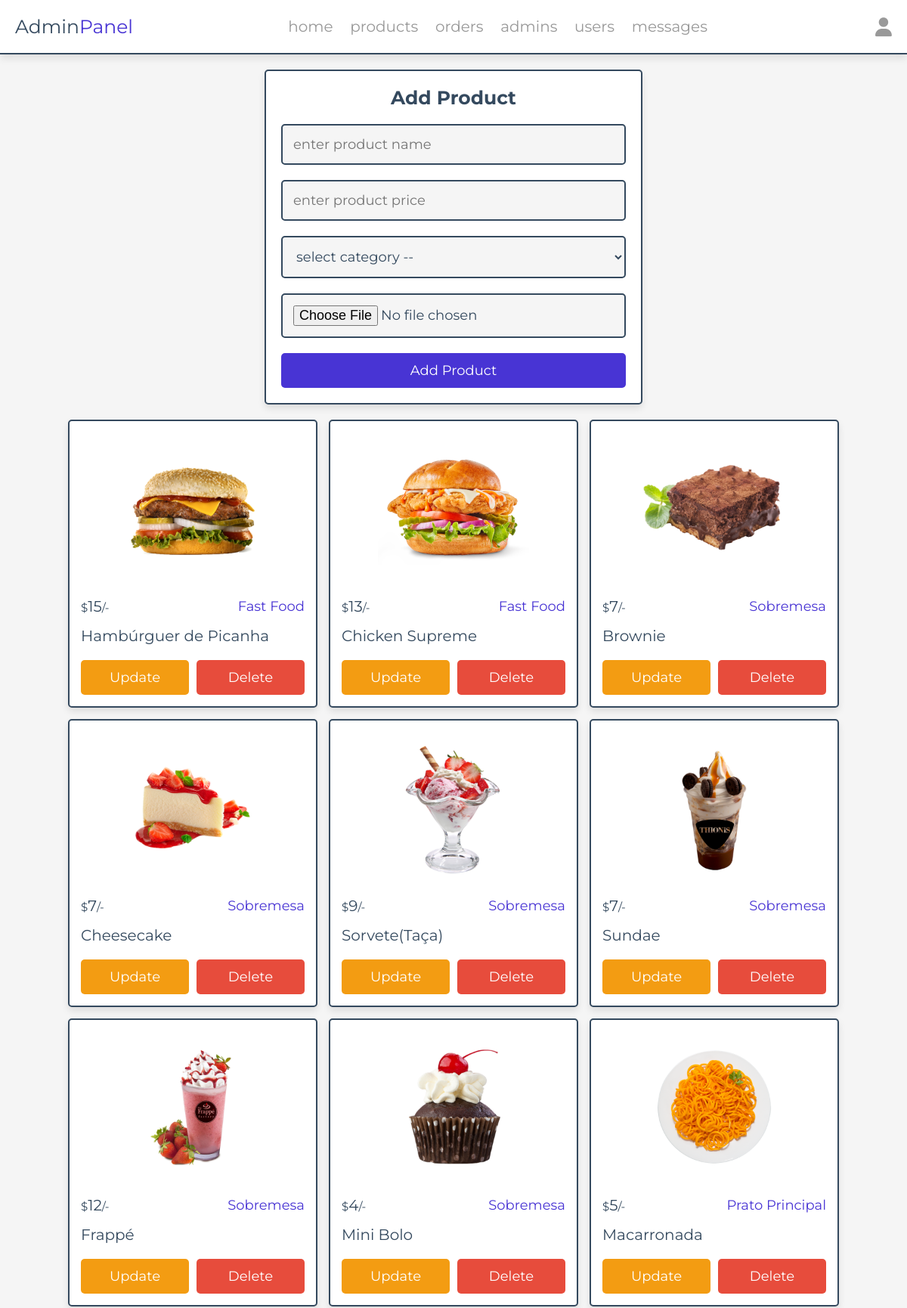
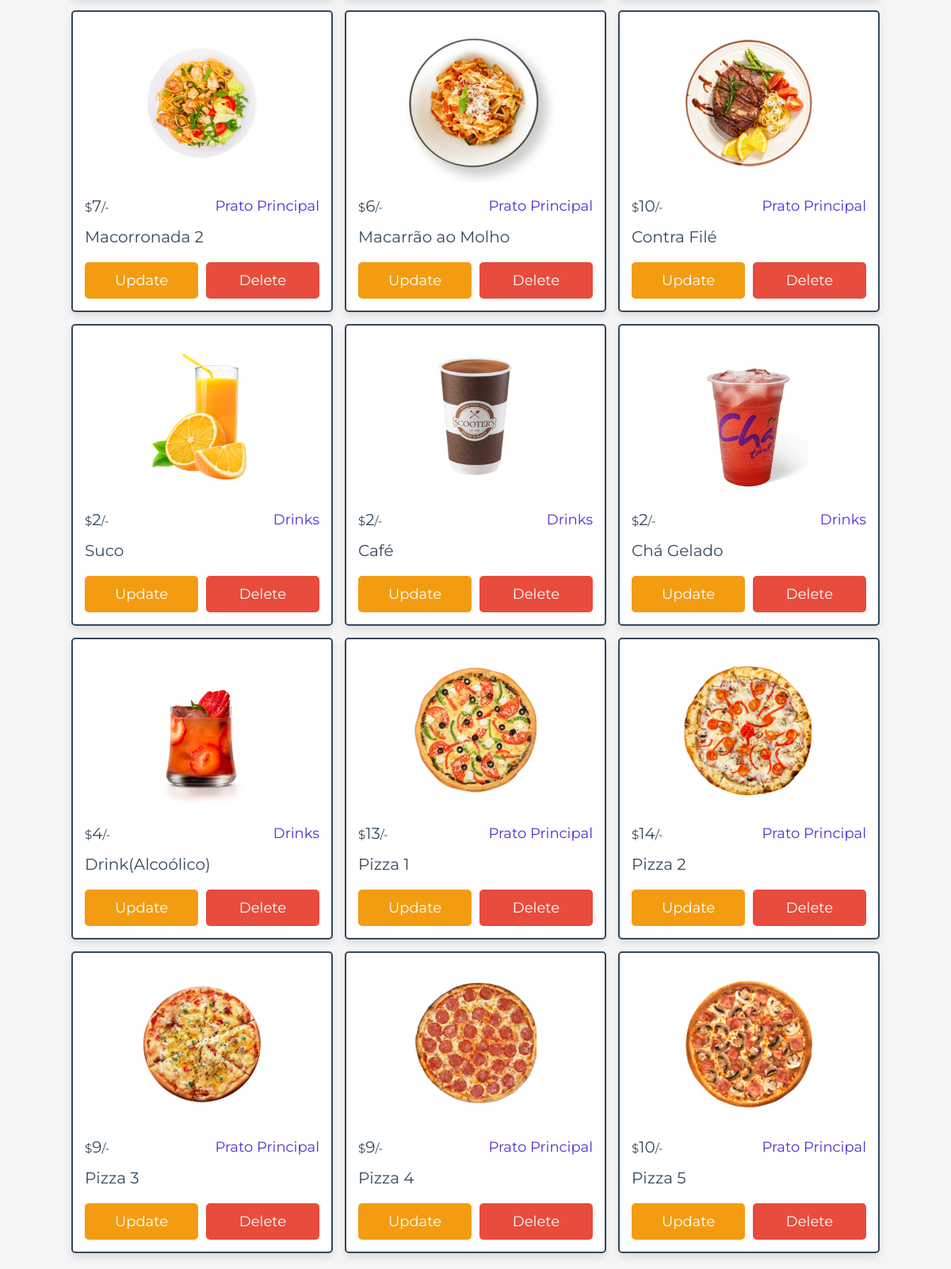
The app's page /admin/products.php (signed in) with its own data (2 pictures, top to bottom).
### tables this page shows
CREATE TABLE `products` (
  `id` int(100) NOT NULL,
  `name` varchar(100) NOT NULL,
  `category` varchar(100) NOT NULL,
  `price` int(10) NOT NULL,
  `image` varchar(100) NOT NULL
);

### admin/products.php (the view, shortened to what this page needs)
<?php
include '../components/connect.php';
?>
<!DOCTYPE html>
<html lang="en">
<head>
   <link rel="stylesheet" href="https://cdnjs.cloudflare.com/ajax/libs/font-awesome/6.1.1/css/all.min.css">
   <link rel="stylesheet" href="../css/admin_style.css">
</head>
<body>
<?php include '../components/admin_header.php' ?>
<section class="add-products">
   <form action="" method="POST" enctype="multipart/form-data">
      <h3>add product</h3>
      <input type="text" required placeholder="enter product name" name="name" maxlength="100" class="box">
      <input type="number" min="0" max="9999999999" required placeholder="enter product price" name="price" onkeypress="if(this.value.length == 10) return false;" class="box">
      <select name="category" class="box" required>
         <option value="" disabled selected>select category --</option>
      </select>
      <input type="file" name="image" class="box" accept="image/jpg, image/jpeg, image/png, image/webp" required>
      <input type="submit" value="add product" name="add_product" class="btn">
   </form>
</section>
<section class="show-products" style="padding-top: 0;">
   <div class="box-container">
   <?php
      $show_products = $conn->prepare("SELECT * FROM `products`");
      $show_products->execute();
      if($show_products->rowCount() > 0){
         while($fetch_products = $show_products->fetch(PDO::FETCH_ASSOC)){
   ?>
   <div class="box">
      <img src="../uploaded_img/<?= $fetch_products['image']; ?>" alt="">
      <div class="flex">
         <div class="price"><span>$</span><?= $fetch_products['price']; ?><span>/-</span></div>
         <div class="category"><?= $fetch_products['category']; ?></div>
      </div>
      <div class="name"><?= $fetch_products['name']; ?></div>
      <div class="flex-btn">
         <a href="update_product.php?update=<?= $fetch_products['id']; ?>" class="option-btn">update</a>
         <a href="products.php?delete=<?= $fetch_products['id']; ?>" class="delete-btn" onclick="return confirm('delete this product?');">delete</a>
      </div>
   </div>
   <?php
         }
      }else{
         echo '<p class="empty">no products added yet!</p>';
      }
   ?>
   </div>
</section>
</body>
</html>

### css/admin_style.css (style rules this page uses)
:root { --main-color:#4834d4; --red:#e74c3c; --orange:#f39c12; --black:#34495e; --white:#fff; --light-bg:#f5f5f5; --light-color:#999; --border:.2rem solid var(--black); --box-shadow:0 .5rem 1rem rgba(0,0,0,.1); }
* { font-family: 'Montserrat', sans-serif; margin:0; padding:0; box-sizing: border-box; text-decoration: none; outline: none; border:none; }
html { font-size: 62.5%; overflow-x: hidden; }
body { background-color: var(--light-bg); }
section { max-width: 1200px; margin:0 auto; padding:2rem; }
.btn, .delete-btn, .option-btn { display: block; margin-top: 1rem; border-radius: .5rem; cursor: pointer; width: 100%; font-size: 1.8rem; color:var(--white); padding:1.2rem 3rem; text-transform: capitalize; text-align: center; }
.btn { background-color: var(--main-color); }
.delete-btn { background-color: var(--red); }
.option-btn { background-color: var(--orange); }
.flex-btn { display: flex; gap:1rem; }
.add-products form { margin:0 auto; max-width: 50rem; background-color: var(--white); border-radius: .5rem; box-shadow: var(--box-shadow); border:var(--border); padding:2rem; text-align: center; }
.add-products form h3 { margin-bottom: 1rem; font-size: 2.5rem; color:var(--black); text-transform: capitalize; }
.add-products form .box { background-color: var(--light-bg); border:var(--border); width: 100%; padding:1.4rem; font-size: 1.8rem; color:var(--black); border-radius: .5rem; margin: 1rem 0; }
.show-products .box-container { display: grid; grid-template-columns: repeat(auto-fit, 33rem); gap:1.5rem; justify-content: center; align-items: flex-start; }
.show-products .box-container .box { background-color: var(--white); border-radius: .5rem; box-shadow: var(--box-shadow); border:var(--border); padding:1.5rem; }
.show-products .box-container .box img { width: 100%; height: 20rem; object-fit: contain; margin-bottom: 1rem; }
.show-products .box-container .box .name { font-size: 2rem; color:var(--black); padding:1rem 0; }
.show-products .box-container .box .flex { display: flex; align-items: center; gap:1rem; justify-content: space-between; }
.show-products .box-container .box .flex .category { font-size: 1.8rem; color:var(--main-color); }
.show-products .box-container .box .flex .price { font-size: 2rem; color:var(--black); margin:.5rem 0; }
.show-products .box-container .box .flex .price span { font-size: 1.5rem; }

### records on screen
products: image (picture), price "15", category "Fast Food", name "Hambúrguer de Picanha"
products: image (picture), price "13", category "Fast Food", name "Chicken Supreme"
products: image (picture), price "7", category "Sobremesa", name "Brownie"
products: image (picture), price "7", category "Sobremesa", name "Cheesecake"
products: image (picture), price "9", category "Sobremesa", name "Sorvete(Taça)"
products: image (picture), price "7", category "Sobremesa", name "Sundae"
products: image (picture), price "12", category "Sobremesa", name "Frappé"
products: image (picture), price "4", category "Sobremesa", name "Mini Bolo"
products: image (picture), price "5", category "Prato Principal", name "Macarronada"
products: image (picture), price "7", category "Prato Principal", name "Macorronada 2"
products: image (picture), price "6", category "Prato Principal", name "Macarrão ao Molho"
products: image (picture), price "10", category "Prato Principal", name "Contra Filé"
products: image (picture), price "2", category "Drinks", name "Suco"
products: image (picture), price "2", category "Drinks", name "Café"
products: image (picture), price "2", category "Drinks", name "Chá Gelado"
products: image (picture), price "4", category "Drinks", name "Drink(Alcoólico)"
products: image (picture), price "13", category "Prato Principal", name "Pizza 1"
products: image (picture), price "14", category "Prato Principal", name "Pizza 2"
products: image (picture), price "9", category "Prato Principal", name "Pizza 3"
products: image (picture), price "9", category "Prato Principal", name "Pizza 4"
products: image (picture), price "10", category "Prato Principal", name "Pizza 5"
